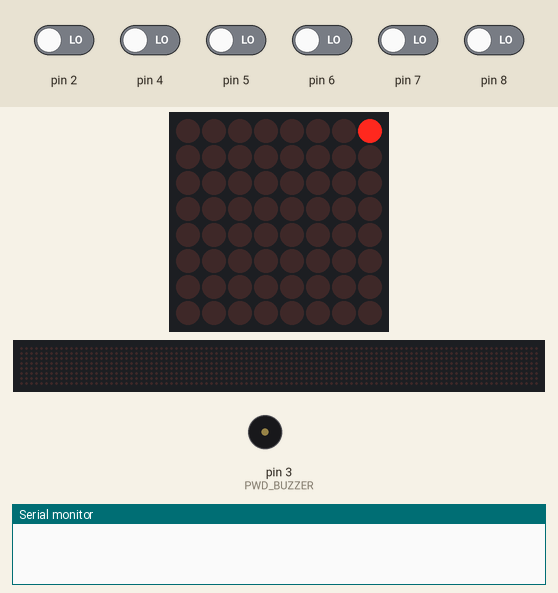
A sketch run on a simulated Arduino Uno, built with avr-gcc and run on an emulated ATmega328P. On the bench: 8×8 LED matrix, 104×8 LED matrix, buzzer (waves = sounding), the last lines printed to the serial monitor. Wiring (inferred from the names in the program): MAX7219 LED driver (orientation assumed): CS pin 10; 13 × MAX7219 LED driver (orientation assumed): CS pin 9. The inputs (shaded band) are chosen by the test bench; at power-on: pin 2, pin 4–8 LOW.

Above: at 1.2 s.
1.3 s: pin 7 driven HIGH
At 1.56 s:
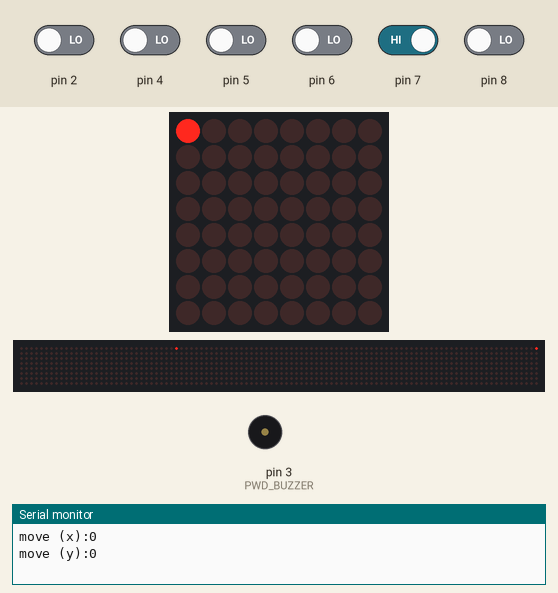
4.3 s: pin 4 driven HIGH
At 4.73 s:
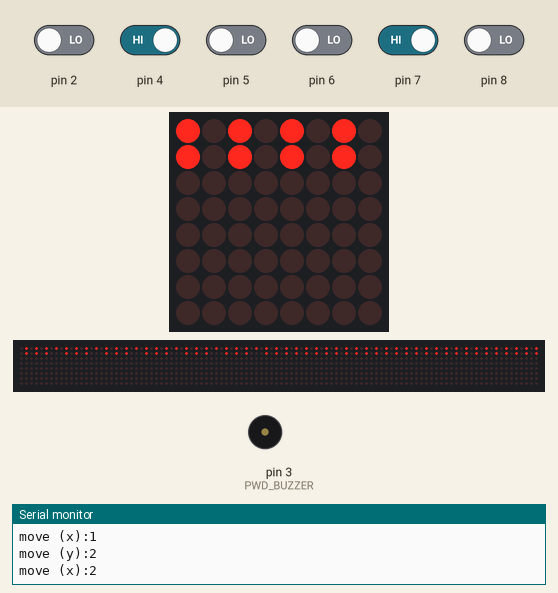
At 7.1 s:
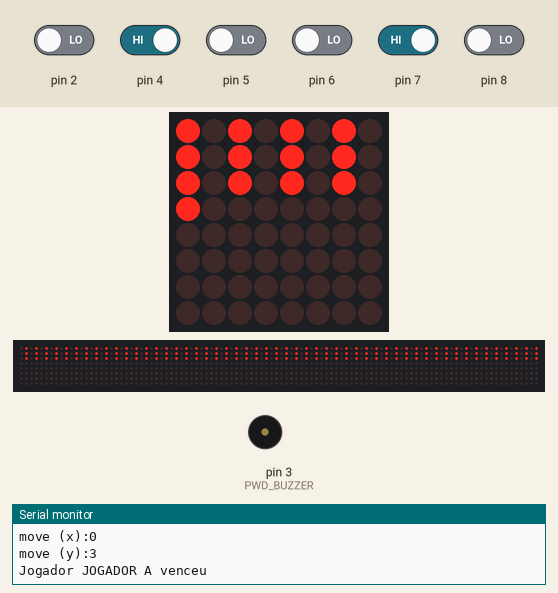
Timing chart, 0 to 8.6 s (numbered marks = the images above; inputs shaded):
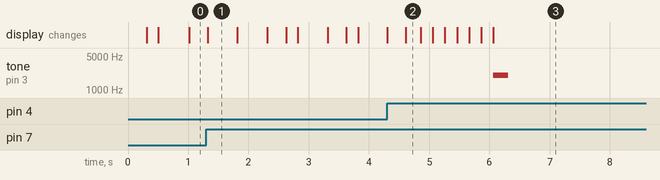

The sketch:

Connect4-Arduino.ino
```cpp
#include <SPI.h>
#include <ezBuzzer.h>

#include "Arduino.h"
#include "testlib.h"
#include "game.h"

#define CS_B 9
#define CS_A 10
#define DIN 11
#define CLK 13

#define PWD_BUZZER 3

// Endereços de controle (vindos do protocolo SPI)
#define DECODE_MODE 9
#define INTENSITY 10
#define SCAN_LIMIT 11
#define SHUTDOWN 12
#define DISPLAY_TEST 16

/*
    Função que desliga todos os leds da matriz
*/
static void initialize_matrix(uint8_t chip_select) {
    sendData(chip_select, DECODE_MODE, 0x00);
    sendData(chip_select, INTENSITY, 0x00);
    sendData(chip_select, SCAN_LIMIT, 0x0f);

    for (int i = 1; i <= 8; i++) {
        sendData(chip_select, i, B00000000);
    }

    sendData(chip_select, SHUTDOWN, 0x01);
}

/*
    Função que configura os pinos dos pushbuttons;

    Configurar os pinos somente como INPUT fazem com que eles sejam configurados incorretamente,
    assim primeiramente atribuímos os valores dos pinos como LOW para depois configurarmos eles
    como INPUT.
*/
static void setDebouncedInput(uint8_t pin) {
    pinMode(pin, OUTPUT);
    digitalWrite(pin, LOW);
    pinMode(pin, INPUT);
}

static void victory_sound() {
    // digitalWrite(PWD_BUZZER, uint8_t val);
}

struct game game;

ezBuzzer buzzer(PWD_BUZZER);

void setup() {
    Serial.begin(9600);

    pinMode(CS_A, OUTPUT);
    pinMode(CS_B, OUTPUT);

    setDebouncedInput(RIGHT_PLAYER_A);
    setDebouncedInput(LEFT_PLAYER_A);
    setDebouncedInput(ENTER_PLAYER_A);
    setDebouncedInput(RIGHT_PLAYER_B);
    setDebouncedInput(LEFT_PLAYER_B);
    setDebouncedInput(ENTER_PLAYER_B);

    SPI.setBitOrder(MSBFIRST);
    SPI.begin();

    initialize_matrix(CS_A);
    initialize_matrix(CS_B);

    for(int j = 0; j < GAME_DIM; j++) {
        for(int i = 0; i < GAME_DIM; i++) {
            game.board[j][i] = NONE;
        }
        game.last_position[j] = -1;
    }

    game.curr_player = 0;
}

uint8_t last_state = 0;

void loop() {
    // buzzer.loop();
    uint8_t chip_select = game.curr_player == 0 ? CS_A : CS_B;

    struct move *move = make_move(chip_select, &game);

    Serial.print("move (x):");
    Serial.print(move->x);
    Serial.println();

    Serial.print("move (y):");
    Serial.print(move->y);
    Serial.println();

    game.board[move->y][move->x] = (game.curr_player == 0) ?
            RED_CHECKER : YLW_CHECKER;

    update_board(chip_select, &game);

    uint8_t same_neighbours[8] = { 0 };

    int ret = check_win(&game, move, same_neighbours);

    if (ret != -1) {
        Serial.print("Jogador ");
        Serial.print(game.curr_player == 0 ? "JOGADOR A" : "JOGADOR B");
        Serial.print(" venceu\r\n");

        show_winning_row(&game, move, ret, same_neighbours);

        for (int i = ret + 1; i < 4; i++) {
            if (same_neighbours[i] + same_neighbours[i + 4] >= 3)
                show_winning_row(&game, move, i, same_neighbours);
        }

        unsigned long start_millis = millis();
        unsigned long curr_millis = start_millis;
        while (1) {
            buzzer.loop();
            buzzer.beep(250);
            curr_millis = millis();
            if (curr_millis - start_millis >= 250) {
                buzzer.stop();
            }
        }
    }

    game.curr_player = !game.curr_player;
}
```

game.h
```cpp
#ifndef _GAME_H_
#define _GAME_H_

#include <stdint.h>

#define GAME_DIM 8

#define LEFT_PLAYER_A 8
#define ENTER_PLAYER_A 7
#define RIGHT_PLAYER_A 6

#define LEFT_PLAYER_B 5
#define ENTER_PLAYER_B 4
#define RIGHT_PLAYER_B 2

enum position : int8_t {
    NONE = 0,
    RED_CHECKER,
    YLW_CHECKER,
    BOTH
};

struct game {
    enum position board[GAME_DIM][GAME_DIM];
    int8_t last_position[GAME_DIM];
    uint8_t curr_player;
};

struct move {
    int8_t x, y;
};

void update_board(uint8_t chip_select, struct game *game);

struct move* make_move(uint8_t chip_select, struct game *game);

void print_arrow(uint8_t chip_select, uint8_t ind, struct game *game);

int check_win(struct game *game, struct move *mv, uint8_t same_neighbours[8]);

void show_winning_row(struct game *game, struct move *mv, int dir, uint8_t same_neighbours[8]);

#endif
```

game.ino
```cpp
#include "testlib.h"
#include "game.h"

#include <Arduino.h>

#define CS_B 9
#define CS_A 10

/*
    A maneira com que este array está ordenado, permite que as verificações das combinações sejam
    feitas de maneira linear
*/
const static struct move neighbour_pos[] = {
    { 0,  1 }, {  1,  1 }, {  1,  0 }, {  1, -1 },
    { 0, -1 }, { -1, -1 }, { -1,  0 }, { -1,  1 }
};

/*
    Função que verifica se uma coluna não está cheia, se ela não está, retorna o índice da primeira
    linha não vazia da coluna
*/
static int col_is_not_full(struct game *game, int column)
{
    for (int i = 0; i < GAME_DIM; i++) {
        if (game->board[column][i] == NONE)
            return i;
    }

    return -1;
}

/*
    Verifica se uma posição está vazia ou não
*/
static inline bool is_nonempty_pos(struct game *game, struct move *mv)
{
    if ((mv->x < 0 || mv->y < 0) || (mv->x >= GAME_DIM || mv->y >= GAME_DIM))
        return false;

    return game->board[mv->y][mv->x] != NONE;
}

/*
    Função que verifica se o jogador da rodada venceu o jogo
*/
int check_win(struct game *game, struct move *mv, uint8_t same_neighbours[8])
{
    if (game->board[mv->y][mv->x] == NONE)
        return false;

    for (int i = 0; i < 8; i++) {
        struct move chk_pos = { mv->x, mv->y };

        for (int j = 0; j < 4; j++) {
            chk_pos.x += neighbour_pos[i].x;
            chk_pos.y += neighbour_pos[i].y;

            if (is_nonempty_pos(game, &chk_pos) &&
                    game->board[mv->y][mv->x] == game->board[chk_pos.y][chk_pos.x])
                same_neighbours[i]++;
            else
                break;
        }
    }

    for (int i = 0; i < 4; i++) {
        if (same_neighbours[i] + same_neighbours[i + 4] >= 3)
            return i;
    }

    return -1;
}

void show_winning_row(struct game *game, struct move *mv, int dir, uint8_t same_neighbours[8])
{
    int best_dir = same_neighbours[dir] > same_neighbours[dir + 4] ? dir : dir + 4;

    struct move initial_pos = {
        mv->x + neighbour_pos[best_dir].x * same_neighbours[best_dir],
        mv->y + neighbour_pos[best_dir].y * same_neighbours[best_dir]
    };

    for (int total = same_neighbours[best_dir] + same_neighbours[(best_dir + 4) % 8]; total >= 3; total--) {
        struct move cur_pos;

        for (int i = 0; i < 6; i++) {
            cur_pos = initial_pos;

            for (int j = 0; j < 4; j++) {
                game->board[cur_pos.y][cur_pos.x] = i % 2 == 0 ? BOTH : NONE;
                cur_pos.x += neighbour_pos[(best_dir + 4) % 8].x;
                cur_pos.y += neighbour_pos[(best_dir + 4) % 8].y;
            }

            int tmp = game->curr_player;

            game->curr_player = 0;
            update_board(CS_A, game);
            game->curr_player = 1;
            update_board(CS_B, game);

            game->curr_player = tmp;

            delay(200);
        }

        cur_pos = initial_pos;

        for (int i = 0; i < 4; i++) {
            game->board[cur_pos.y][cur_pos.x] = game->curr_player == 0 ? RED_CHECKER : YLW_CHECKER;

            cur_pos.x += neighbour_pos[(best_dir + 4) % 8].x;
            cur_pos.y += neighbour_pos[(best_dir + 4) % 8].y;
        }

        initial_pos.x += neighbour_pos[(best_dir + 4) % 8].x;
        initial_pos.y += neighbour_pos[(best_dir + 4) % 8].y;
    }

    int tmp = game->curr_player;

    game->curr_player = 0;
    update_board(CS_A, game);
    game->curr_player = 1;
    update_board(CS_B, game);

    game->curr_player = tmp;
}

/*
    Função que imprime um ponteiro no display de leds
*/
void print_arrow(int chip_select, int player, uint8_t ind, struct game *game) {
    // A verificação se a coluna está cheia deve ser feita em outra função
    byte buffer = 0;
    enum position pos;
    if(player == 0) {
        pos = RED_CHECKER;
    }
    else {
        pos = YLW_CHECKER;
    }

    for (int i = 0; i < GAME_DIM; i++) {
        buffer <<= 1;
        buffer |= game->board[ind][i] == pos;
    }

    buffer |= B00000001;

    sendData(chip_select, ind+1, buffer);
}

/*
    Função que procura a próxima coluna livre para inserção

    A variável dir pode ser + ou - 1, indicando para qual direção queremos ir (+: direita; -: esquerda)
*/
int find_next_valid_index(struct game *game, int start_ind, int dir) {
    for (int i = (start_ind + dir + GAME_DIM) % GAME_DIM; i != start_ind; i = (i + dir + GAME_DIM) % GAME_DIM) {
        if (game->last_position[i] != 7)
            return i;
    }

    return -1;
}

/*
    Função que interpreta os inputs dos jogadores e registra o movimento feito por eles
*/
struct move* make_move(uint8_t chip_select, struct game *game) {
    static struct move mv = {0};

    uint8_t start_column;
    uint8_t end_column;

    int ind, tmp;

    for (int j = 0; j < GAME_DIM; j++) {
        if (game->last_position[j] != GAME_DIM-1) {
            start_column = j;
            break;
        }
    }

    for (int j = GAME_DIM-1; j >= 0; j--) {
        if (game->last_position[j] != GAME_DIM-1) {
            end_column = j;
            break;
        }
    }

    ind = start_column;

    uint8_t right_key = game->curr_player == 0 ? RIGHT_PLAYER_A : RIGHT_PLAYER_B;
    uint8_t left_key = game->curr_player == 0 ? LEFT_PLAYER_A : LEFT_PLAYER_B;
    uint8_t enter_key = game->curr_player == 0 ? ENTER_PLAYER_A : ENTER_PLAYER_B;

    uint8_t last_enter = LOW;
    uint8_t curr_enter = LOW;
    uint8_t last_left = LOW;
    uint8_t curr_left = LOW;
    uint8_t last_right = LOW;
    uint8_t curr_right = LOW;

    unsigned long start_millis = millis();
    unsigned long curr_millis = start_millis;

    while((curr_enter = digitalRead(enter_key)) != HIGH) {
        if ((curr_left = digitalRead(left_key)) == HIGH && last_left == LOW) {
            ind = find_next_valid_index(game, ind, -1);
        }
        last_left = curr_left;

        if ((curr_right = digitalRead(right_key)) == HIGH && last_right == LOW) {
            ind = find_next_valid_index(game, ind, 1);
        }
        last_right = curr_right;

        delay(10);

        enum position pos = game->curr_player == 0 ? RED_CHECKER : YLW_CHECKER;

        update_board(chip_select, game);

        curr_millis = millis();

        if (curr_millis - start_millis <= 500) {
            print_arrow(chip_select, game->curr_player, ind, game);
        }
        else if (curr_millis - start_millis >= 1000) {
            start_millis = curr_millis;
        }
    }

    mv.y = ind;
    mv.x = game->last_position[ind]+1;

    game->last_position[ind]++;

    return &mv;
}

/*
    Atualiza o estado de somente uma matriz de led selecionada pelo campo chip_select
*/
void update_board(uint8_t chip_select, struct game *game) {
    enum position pos = game->curr_player == 0 ? RED_CHECKER : YLW_CHECKER;

    for (int j = 0; j < GAME_DIM; j++) {
        uint8_t buffer = 0;

        for (int i = 0; i < GAME_DIM; i++) {
            buffer <<= 1;
            buffer |= (game->board[j][i] == pos) || (game->board[j][i] == BOTH);
        }

        sendData(chip_select, j+1, buffer);
    }
}
```

testlib.h
```cpp
#ifndef _TESTLIB_H
#define _TESTLIB_H

#include <stdint.h>

void sendData(uint8_t chip_select, uint8_t address, uint8_t value);

#endif
```

testlib.ino
```cpp
#include "testlib.h"

#include <SPI.h>

void sendData(uint8_t chip_select, uint8_t address, uint8_t value) {
    digitalWrite(chip_select, LOW);
    SPI.transfer(address);
    SPI.transfer(value);
    digitalWrite(chip_select, HIGH);
}
```

Measured:
- after the input at 1.3 s, the display: changes at once (image 1)
- after the input at 4.3 s, tone on pin 3 (PWD_BUZZER): silent → 2000 Hz after 1.8 s, → silent 0.25 s later; the display: first changes at once (image 2 shows a later state)
